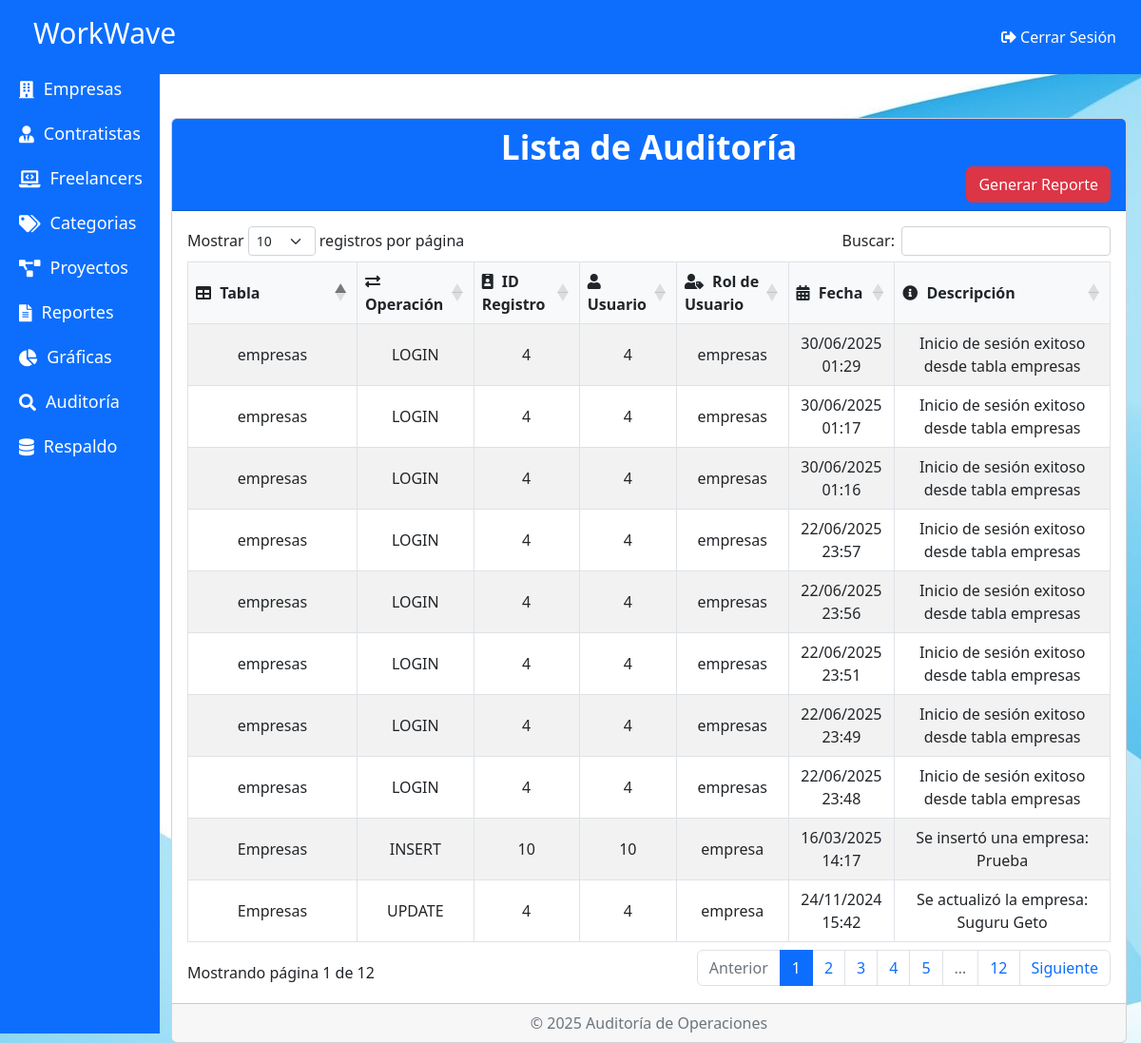
The app's page /Admin/Auditoria.php with its own data.
### tables this page shows
CREATE TABLE `auditoria` (
  `id` int(11) NOT NULL,
  `tabla` varchar(50) DEFAULT NULL,
  `operacion` varchar(10) DEFAULT NULL,
  `id_registro` int(11) DEFAULT NULL,
  `usuario_id` int(11) DEFAULT NULL,
  `rol_usuario` varchar(50) DEFAULT NULL,
  `fecha` timestamp NOT NULL DEFAULT current_timestamp(),
  `descripcion` text DEFAULT NULL
);

### Admin/Auditoria.php (the view, shortened to what this page needs)
<?php
include './Dashboard.php';
?>
<!DOCTYPE html>
<html lang="es">
<head>
    <link href="./Assets/css/bootstrap.min.css" rel="stylesheet">
    <link rel="stylesheet" href="https://cdnjs.cloudflare.com/ajax/libs/font-awesome/5.15.4/css/all.min.css">
    <link rel="stylesheet" href="https://cdn.datatables.net/1.11.5/css/dataTables.bootstrap5.min.css">
    <link rel="stylesheet" href="./Assets/css/CRUD.css">
</head>
<body>
<nav class="navbar navbar-expand-lg navbar-light bg-light">
    <div class="container-fluid">
        <a class="navbar-brand" href="#">Auditoría de Operaciones</a>
    </div>
</nav>
<div class="container mt-5 content-wrapper">
    <div class="card">
        <div class="card-header bg-primary text-white">
            <h2 class="card-title m-0" style="color: white;">Lista de Auditoría</h2>
            <a href="generar_reporte2.php" class="btn btn-danger float-end">Generar Reporte</a>
        </div>
        <div class="card-body">
            <div class="table-responsive">
                <table id="auditoriaTable" class="table table-bordered table-striped table-hover">
                    <thead>
                        <tr class="text-center">
                            <th><i class="fas fa-table"></i> Tabla</th>
                            <th><i class="fas fa-exchange-alt"></i> Operación</th>
                            <th><i class="fas fa-id-badge"></i> ID Registro</th>
                            <th><i class="fas fa-user"></i> Usuario</th>
                            <th><i class="fas fa-user-tag"></i> Rol de Usuario</th>
                            <th><i class="fas fa-calendar-alt"></i> Fecha</th>
                            <th><i class="fas fa-info-circle"></i> Descripción</th>
                        </tr>
                    </thead>
                    <tbody>
                        <?php
                        include './conexion.php';
                        $sql = "SELECT * FROM Auditoria ORDER BY fecha DESC";
                        $result = $conn->query($sql);
                        if ($result->num_rows > 0) {
                            while ($row = $result->fetch_assoc()) {
                                echo "<tr>
                                    <td>{$row['tabla']}</td>
                                    <td>{$row['operacion']}</td>
                                    <td>{$row['id_registro']}</td>
                                    <td>{$row['usuario_id']}</td>
                                    <td>{$row['rol_usuario']}</td>
                                    <td>" . date('d/m/Y H:i', strtotime($row['fecha'])) . "</td>
                                    <td>{$row['descripcion']}</td>
                                </tr>";
                            }
                        } else {
                            echo "<tr><td colspan='7' class='text-center'>No se encontraron registros de auditoría</td></tr>";
                        }
                        ?>
                    </tbody>
                </table>
            </div>
        </div>
        <div class="card-footer text-muted text-center">
            <p class="mb-0">© 2025 Auditoría de Operaciones</p>
        </div>
    </div>
</div>
</body>
</html>

### Admin/Assets/CSS/CRUD.css (style rules this page uses)
body, html { height: 100%; margin: 0; display: flex; flex-direction: column; }
.content-wrapper { flex: 1; display: flex; flex-direction: column; }
.container { padding-top: 20px; padding-left: 15%; padding-right: 15px; }
@media (min-width: 768px) { .container { max-width: 100%; margin-left: auto; margin-right: auto; } }
h2.card-title { font-size: 2.2rem; font-weight: bold; color: #3fa141; text-align: center; margin-bottom: 20px; }
.table th, .table td { vertical-align: middle; text-align: center; }
.table th { background-color: #f8f9fa; font-weight: bold; }
.table th i { margin-right: 5px; }

### Admin/Dashboard.php (style rules this page uses)
body { background-color: #f8f9fa; margin-top: 60px; }

### Admin/Auditoria.php (style rules this page uses)
body { background-image: url('../Assets/images/2312616.jpg'); }

### records on screen
auditoria: tabla "empresas", operacion "LOGIN", id_registro "4", usuario "4", rol_usuario "empresas", fecha "30/06/2025 01:29", descripcion "Inicio de sesión exitoso desde tabla empresas"
auditoria: tabla "empresas", operacion "LOGIN", id_registro "4", usuario "4", rol_usuario "empresas", fecha "30/06/2025 01:17", descripcion "Inicio de sesión exitoso desde tabla empresas"
auditoria: tabla "empresas", operacion "LOGIN", id_registro "4", usuario "4", rol_usuario "empresas", fecha "30/06/2025 01:16", descripcion "Inicio de sesión exitoso desde tabla empresas"
auditoria: tabla "empresas", operacion "LOGIN", id_registro "4", usuario "4", rol_usuario "empresas", fecha "22/06/2025 23:57", descripcion "Inicio de sesión exitoso desde tabla empresas"
auditoria: tabla "empresas", operacion "LOGIN", id_registro "4", usuario "4", rol_usuario "empresas", fecha "22/06/2025 23:56", descripcion "Inicio de sesión exitoso desde tabla empresas"
auditoria: tabla "empresas", operacion "LOGIN", id_registro "4", usuario "4", rol_usuario "empresas", fecha "22/06/2025 23:51", descripcion "Inicio de sesión exitoso desde tabla empresas"
auditoria: tabla "empresas", operacion "LOGIN", id_registro "4", usuario "4", rol_usuario "empresas", fecha "22/06/2025 23:49", descripcion "Inicio de sesión exitoso desde tabla empresas"
auditoria: tabla "empresas", operacion "LOGIN", id_registro "4", usuario "4", rol_usuario "empresas", fecha "22/06/2025 23:48", descripcion "Inicio de sesión exitoso desde tabla empresas"
auditoria: tabla "Empresas", operacion "INSERT", id_registro "10", usuario "10", rol_usuario "empresa", fecha "16/03/2025 14:17", descripcion "Se insertó una empresa: Prueba"
auditoria: tabla "Empresas", operacion "UPDATE", id_registro "4", usuario "4", rol_usuario "empresa", fecha "24/11/2024 15:42", descripcion "Se actualizó la empresa: Suguru Geto"
